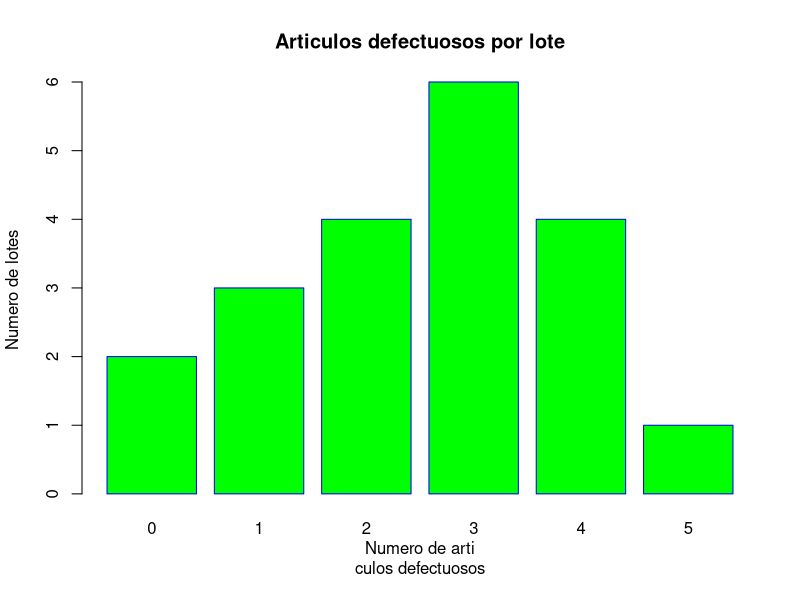

The R script that drew this image:
# LABORATORIO 1: ORGANIZACIÓN DE DATOS: VARIABLE CUALITATIVA Y CUANTITATIVA 
# Se revisaron 20 lotes de 48 artículos cada uno y se encontró el siguiente número de artículos defectuosos por lote:
# 3, 2, 5,0, 1, 3, 2, 1,0, 1, 3, 4, 2, 4, 4, 3, 4, 3, 2, 3.
# a. Construir la tabla de frecuencias.
# b. Graficar .
# c. ¿Qué porcentaje de lotes tienen dos o más pero menos de 4 artículos defectuosos?


#  Introducir la data , en la ventana de digitación debemos introducir la data
data <- c(3, 2, 5,0, 1, 3, 2, 1,0, 1, 3, 4, 2, 4, 4, 3, 4, 3, 2, 3)

# Hallamos la tabla de frecuencias e imprimimos resultados: 
# Frecuencia Absoluta
frec_abs <- table(data)
# Frecuencia Relativa
frec_rel <- prop.table(frec_abs)
# Frecuencia Porcentual
frec_porc <- prop.table(frec_abs) * 100
# Crear un data.frame con los resultados
resultados <- data.frame(data = names(frec_abs),
                         fi = as.numeric(frec_abs),
                         hi = as.numeric(frec_rel),
                         pi = as.numeric(frec_porc))
# Imprimir la tabla de resultados
print(resultados)


# Hallamos el gráfico de barras:
# Frecuencia absoluta: Grafico de barras
barplot(table(data),main="Articulos defectuosos por lote",xlab = "Numero de arti
culos defectuosos", ylab="Numero de lotes",col = "green", border = "blue",)

